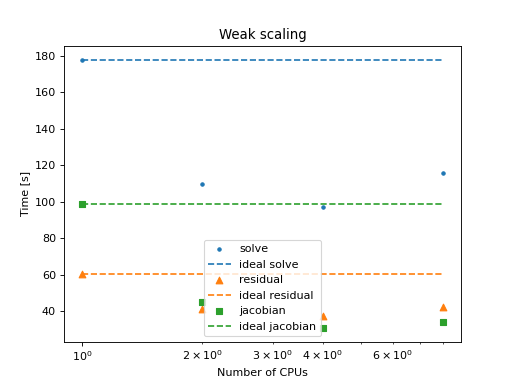

Write the Python code that produced this figure.
import csv

num_cpus = []
residual_time = []
jacobian_time = []
solve_time = []

with open('macos/03/benchmark-weak.csv') as f:
    reader = csv.DictReader(f)
    for row in reader:
        num_cpus.append(float(row['n_cpus']))
        jacobian_time.append(float(row['jac_time']))
        residual_time.append(float(row['res_time']))
        solve_time.append(float(row['solve_time']))
max_cpu = num_cpus[-1]

plt.title("Weak scaling")
plt.scatter(num_cpus, solve_time, marker='.', label='solve')
plt.plot([1, max_cpu], [solve_time[0], solve_time[0]], '--', label='ideal solve')

plt.scatter(num_cpus, residual_time, marker='^', label='residual')
plt.plot([1, max_cpu], [residual_time[0], residual_time[0]], '--', label='ideal residual')

plt.scatter(num_cpus, jacobian_time, marker='s', label='jacobian')
plt.plot([1, max_cpu], [jacobian_time[0], jacobian_time[0]], '--', label='ideal jacobian')

plt.legend()
plt.xlabel("Number of CPUs")
plt.ylabel("Time [s]")
plt.xscale('log')
plt.show()
